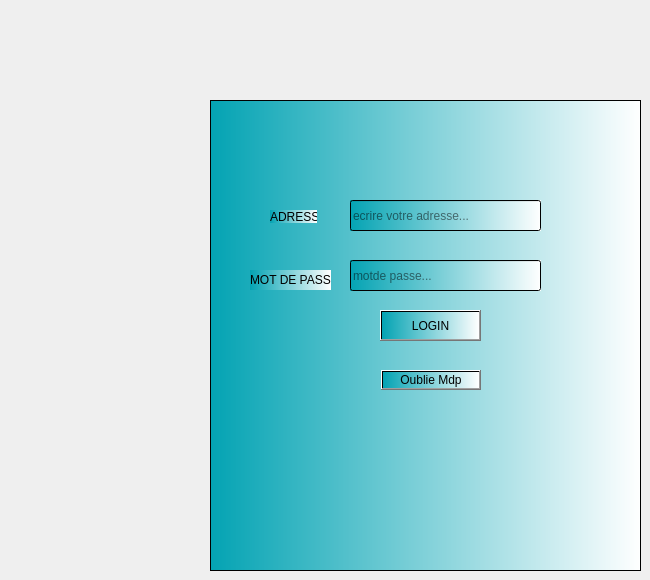
        <widget class="QWidget" name="tab_33">
         <attribute name="title">
          <string>Page</string>
         </attribute>
         <widget class="QFrame" name="frame_10">
          <property name="geometry">
           <rect>
            <x>210</x>
            <y>100</y>
            <width>431</width>
            <height>471</height>
           </rect>
          </property>
          <property name="styleSheet">
           <string notr="true">background-color: qlineargradient(spread:repeat, x1:0, y1:0, x2:1, y2:0, stop:0 rgba(3, 163, 179, 255), stop:1 rgba(255, 255, 255, 255));</string>
          </property>
          <property name="frameShape">
           <enum>QFrame::StyledPanel</enum>
          </property>
          <property name="frameShadow">
           <enum>QFrame::Raised</enum>
          </property>
          <widget class="QLineEdit" name="le_login_2">
           <property name="geometry">
            <rect>
             <x>140</x>
             <y>100</y>
             <width>191</width>
             <height>31</height>
            </rect>
           </property>
           <property name="placeholderText">
            <string>ecrire votre adresse...</string>
           </property>
          </widget>
          <widget class="QLineEdit" name="le_password_2">
           <property name="geometry">
            <rect>
             <x>140</x>
             <y>160</y>
             <width>191</width>
             <height>31</height>
            </rect>
           </property>
           <property name="echoMode">
            <enum>QLineEdit::Password</enum>
           </property>
           <property name="placeholderText">
            <string>motde passe...</string>
           </property>
          </widget>
          <widget class="QPushButton" name="pb_login_2">
           <property name="geometry">
            <rect>
             <x>170</x>
             <y>210</y>
             <width>101</width>
             <height>31</height>
            </rect>
           </property>
           <property name="styleSheet">
            <string notr="true">background-color: qlineargradient(spread:repeat, x1:0, y1:0, x2:1, y2:0, stop:0 rgba(3, 163, 179, 255), stop:1 rgba(255, 255, 255, 255));</string>
           </property>
           <property name="text">
            <string>LOGIN</string>
           </property>
          </widget>
          <widget class="QLabel" name="label_74">
           <property name="geometry">
            <rect>
             <x>60</x>
             <y>110</y>
             <width>47</width>
             <height>13</height>
            </rect>
           </property>
           <property name="text">
            <string>ADRESSE</string>
           </property>
          </widget>
          <widget class="QLabel" name="label_75">
           <property name="geometry">
            <rect>
             <x>40</x>
             <y>170</y>
             <width>81</width>
             <height>20</height>
            </rect>
           </property>
           <property name="text">
            <string>MOT DE PASSE</string>
           </property>
          </widget>
          <widget class="QPushButton" name="pb_login_3">
           <property name="geometry">
            <rect>
             <x>171</x>
             <y>270</y>
             <width>100</width>
             <height>20</height>
            </rect>
           </property>
           <property name="styleSheet">
            <string notr="true">background-color: qlineargradient(spread:repeat, x1:0, y1:0, x2:1, y2:0, stop:0 rgba(3, 163, 179, 255), stop:1 rgba(255, 255, 255, 255));</string>
           </property>
           <property name="text">
            <string>Oublie Mdp</string>
           </property>
          </widget>
         </widget>
        </widget>
